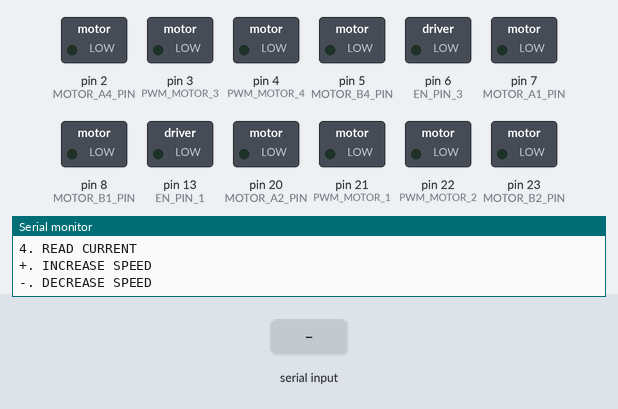
Bench run of a sketch on a simulated Arduino Mega 2560, built with avr-gcc and run on an emulated ATmega2560. On the bench: switched loads named in the sketch (green lamp = pin HIGH), the last lines printed to the serial monitor. The inputs (shaded band) are chosen by the test bench. Pins used as bus, display or sensor lines are not drawn.

Above: at 1.2 s.
1.3 s: "1\n" received over Serial
At 2.0 s:
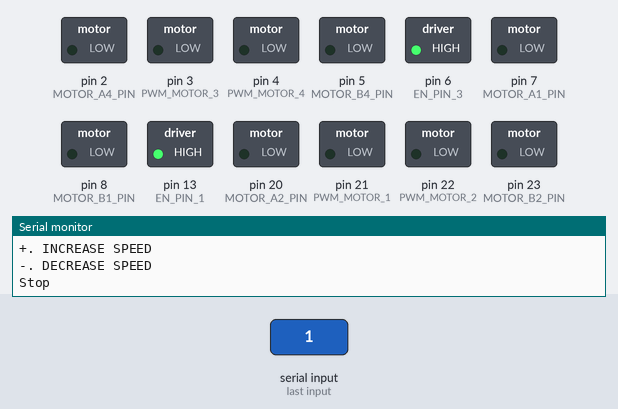
2.8 s: "2\n" received over Serial
At 3.1 s:
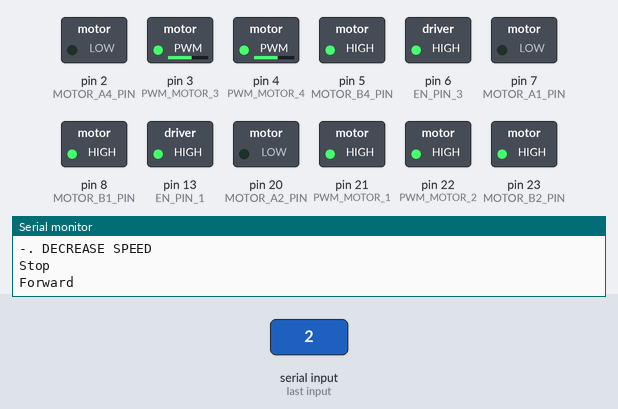
4.3 s: "3\n" received over Serial
At 5.5 s:
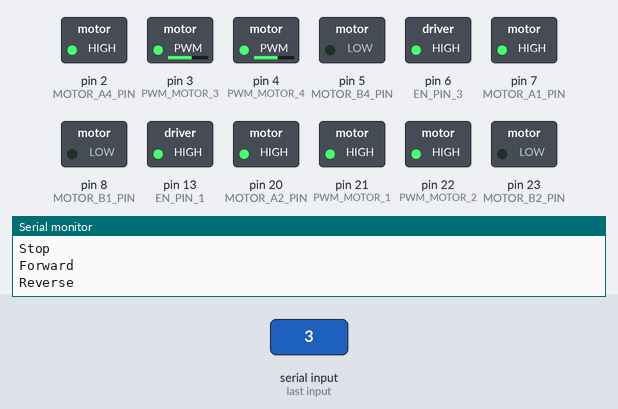
5.8 s: "+\n" received over Serial
At 6.6 s:
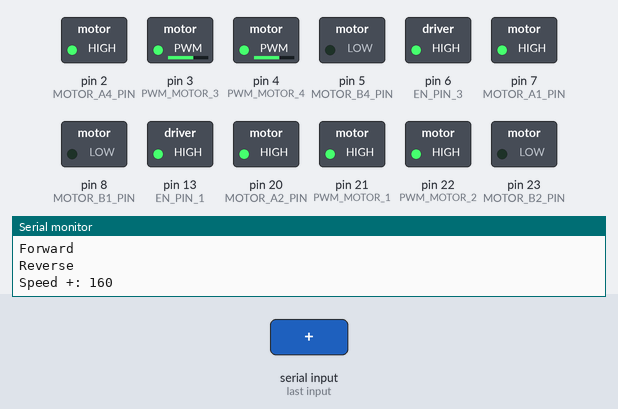
Timing chart, 0 to 8.3 s (numbered marks = the images above; inputs shaded):
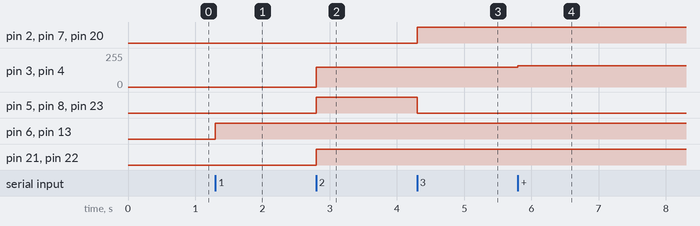

Measured:
- after the input at 1.3 s, pin 6 (EN_PIN_3), pin 13 (EN_PIN_1): LOW → HIGH at once
- after the input at 2.8 s, pin 3 (PWM_MOTOR_3), pin 4 (PWM_MOTOR_4): 0/255 → 150/255 at once; pin 5 (MOTOR_B4_PIN), pin 8 (MOTOR_B1_PIN), pin 21 (PWM_MOTOR_1), pin 22 (PWM_MOTOR_2), pin 23 (MOTOR_B2_PIN): LOW → HIGH at once
- after the input at 4.3 s, pin 2 (MOTOR_A4_PIN), pin 7 (MOTOR_A1_PIN), pin 20 (MOTOR_A2_PIN): LOW → HIGH at once; pin 5 (MOTOR_B4_PIN), pin 8 (MOTOR_B1_PIN), pin 23 (MOTOR_B2_PIN): HIGH → LOW at once
- after the input at 5.8 s, pin 3 (PWM_MOTOR_3), pin 4 (PWM_MOTOR_4): 150/255 → 160/255 at once

The sketch:

TEENSY-MOTO-MOTO-4WD.ino
```cpp
/*
 * Christopher Coballes
 * Hi-Techno Barrio
 * Philippines
 *
 */

#define BRAKES 0
#define CW    1
#define CCW   2
#define CS_THRESHOLD 15   // Definition of safety current (Check: "1.3 Monster Shield Example").

//MOTOR 1
#define MOTOR_A1_PIN 7
#define MOTOR_B1_PIN 8

//MOTOR 2
#define MOTOR_A2_PIN 20
#define MOTOR_B2_PIN 23

//MOTOR 3
#define MOTOR_A3_PIN 0
#define MOTOR_B3_PIN 1

//MOTOR 4
#define MOTOR_A4_PIN 2
#define MOTOR_B4_PIN 5


#define PWM_MOTOR_1  21
#define PWM_MOTOR_2  22
#define PWM_MOTOR_3  3
#define PWM_MOTOR_4  4


#define EN_PIN_1   13
//#define EN_PIN_2
#define EN_PIN_3   6
//#define EN_PIN_4


#define MOTOR_1 0
#define MOTOR_2 1
#define MOTOR_3 3
#define MOTOR_4 4

short usSpeed = 150;  //default motor speed
unsigned short usMotor_Status = BRAKES;

void setup()
{
  pinMode(MOTOR_A1_PIN, OUTPUT);
  pinMode(MOTOR_B1_PIN, OUTPUT);
  pinMode(MOTOR_A2_PIN, OUTPUT);
  pinMode(MOTOR_B2_PIN, OUTPUT);

  pinMode(MOTOR_A3_PIN, OUTPUT);
  pinMode(MOTOR_B3_PIN, OUTPUT);
  pinMode(MOTOR_A4_PIN, OUTPUT);
  pinMode(MOTOR_B4_PIN, OUTPUT);


  pinMode(PWM_MOTOR_1, OUTPUT);
  pinMode(PWM_MOTOR_2, OUTPUT);
  pinMode(PWM_MOTOR_3, OUTPUT);
  pinMode(PWM_MOTOR_4, OUTPUT);

  pinMode(EN_PIN_1, OUTPUT);
  pinMode(EN_PIN_3, OUTPUT);

  Serial.begin(115200);              // Initiates the serial to do the monitoring
  Serial.println("Begin motor control");
  Serial.println("Enter number for control option:");
  Serial.println("1. STOP");
  Serial.println("2. FORWARD");
  Serial.println("3. REVERSE");
  Serial.println("4. READ CURRENT");
  Serial.println("+. INCREASE SPEED");
  Serial.println("-. DECREASE SPEED");
  Serial.println();

}

void loop()
{

  char  user_input;
  String serialReceived;
  while(Serial.available())
  {
    serialReceived = Serial.readStringUntil('\n');
    user_input = serialReceived.charAt(0);
    digitalWrite(EN_PIN_1, HIGH);
    digitalWrite(EN_PIN_3, HIGH);

    switch(user_input)
    {
      case '1':
      Stop();
      break;

      case '2':
      Forward();
      break;

      case '3':
       Reverse();
      break;

      case  '+':
      IncreaseSpeed();
      break;

      case  '-' :
       DecreaseSpeed();
      break ;

      default:
        Serial.println("Invalid option entered.");
      break;
    } // switch
  }  //while
} // loop
void Stop()
{
  Serial.println("Stop");
  usMotor_Status = BRAKES;
  motorGo(MOTOR_1, usMotor_Status, 0);
  motorGo(MOTOR_2, usMotor_Status, 0);
  motorGo(MOTOR_3, usMotor_Status, 0);
  motorGo(MOTOR_4, usMotor_Status, 0);
}

void Forward()
{
  Serial.println("Forward");
  usMotor_Status = CW;
  motorGo(MOTOR_1, usMotor_Status, usSpeed);
  motorGo(MOTOR_2, usMotor_Status, usSpeed);
  motorGo(MOTOR_3, usMotor_Status, usSpeed);
  motorGo(MOTOR_4, usMotor_Status, usSpeed);
}

void Reverse()
{
  Serial.println("Reverse");
  usMotor_Status = CCW;
  motorGo(MOTOR_1, usMotor_Status, usSpeed);
  motorGo(MOTOR_2, usMotor_Status, usSpeed);
  motorGo(MOTOR_3, usMotor_Status, usSpeed);
  motorGo(MOTOR_4, usMotor_Status, usSpeed);
}

void IncreaseSpeed()
{
  usSpeed = usSpeed + 10;
  if(usSpeed > 255)
  {
    usSpeed = 255;
  }

  Serial.print("Speed +: ");
  Serial.println(usSpeed);
  motorGo(MOTOR_1, usMotor_Status, usSpeed);
  motorGo(MOTOR_2, usMotor_Status, usSpeed);
  motorGo(MOTOR_3, usMotor_Status, usSpeed);
  motorGo(MOTOR_4, usMotor_Status, usSpeed);
}

void DecreaseSpeed()
{
  usSpeed = usSpeed - 10;
  if(usSpeed < 0)
  {
    usSpeed = 0;
  }

  Serial.print("Speed -: ");
  Serial.println(usSpeed);
  motorGo(MOTOR_1, usMotor_Status, usSpeed);
  motorGo(MOTOR_2, usMotor_Status, usSpeed);
  motorGo(MOTOR_3, usMotor_Status, usSpeed);
  motorGo(MOTOR_4, usMotor_Status, usSpeed);
}


void motorGo(uint8_t motor, uint8_t direct, uint8_t pwm)         //Function that controls the variables: motor(0 ou 1), direction (cw ou ccw) e pwm (entra 0 e 255);
{


  switch (motor)
  {
    case  MOTOR_1 :
            if(direct == CW)
            {
              digitalWrite(MOTOR_A1_PIN, LOW);
              digitalWrite(MOTOR_B1_PIN, HIGH);
            }
            else if(direct == CCW)
            {
              digitalWrite(MOTOR_A1_PIN, HIGH);
              digitalWrite(MOTOR_B1_PIN, LOW);
            }else
            if (direct == BRAKES)
            {
            digitalWrite(MOTOR_A1_PIN, LOW);
            digitalWrite(MOTOR_B1_PIN, LOW);
            }
            analogWrite(PWM_MOTOR_1, pwm);
    break;

    case MOTOR_2 :
           if(direct == CW)
            {
              digitalWrite(MOTOR_A2_PIN, LOW);
              digitalWrite(MOTOR_B2_PIN, HIGH);
            }
            else if(direct == CCW)
            {
              digitalWrite(MOTOR_A2_PIN, HIGH);
              digitalWrite(MOTOR_B2_PIN, LOW);
            }else
            if (direct == BRAKES)
            {
            digitalWrite(MOTOR_A2_PIN, LOW);
            digitalWrite(MOTOR_B2_PIN, LOW);
            }
            analogWrite(PWM_MOTOR_2, pwm);
    break;

    case MOTOR_3:

         if(direct == CW)
            {
              digitalWrite(MOTOR_A3_PIN, LOW);
              digitalWrite(MOTOR_B3_PIN, HIGH);
            }
            else if(direct == CCW)
            {
              digitalWrite(MOTOR_A3_PIN, HIGH);
              digitalWrite(MOTOR_B3_PIN, LOW);
            }else
            if (direct == BRAKES)
            {
            digitalWrite(MOTOR_A3_PIN, LOW);
            digitalWrite(MOTOR_B3_PIN, LOW);
            }
            analogWrite(PWM_MOTOR_3, pwm);
    break;

    case MOTOR_4 :
         if(direct == CW)
            {
              digitalWrite(MOTOR_A4_PIN, LOW);
              digitalWrite(MOTOR_B4_PIN, HIGH);
            }
            else if(direct == CCW)
            {
              digitalWrite(MOTOR_A4_PIN, HIGH);
              digitalWrite(MOTOR_B4_PIN, LOW);
            }else
            if (direct == BRAKES)
            {
            digitalWrite(MOTOR_A4_PIN, LOW);
            digitalWrite(MOTOR_B4_PIN, LOW);
            }
            analogWrite(PWM_MOTOR_4, pwm);
    break;
   /* default:
            digitalWrite(MOTOR_A1_PIN, LOW);
            digitalWrite(MOTOR_B1_PIN, LOW);
            digitalWrite(MOTOR_A2_PIN, LOW);
            digitalWrite(MOTOR_B2_PIN, LOW);
            digitalWrite(MOTOR_A3_PIN, LOW);
            digitalWrite(MOTOR_B3_PIN, LOW);
            digitalWrite(MOTOR_A4_PIN, LOW);
            digitalWrite(MOTOR_B4_PIN, LOW);
    break;  */
  }

}
```
